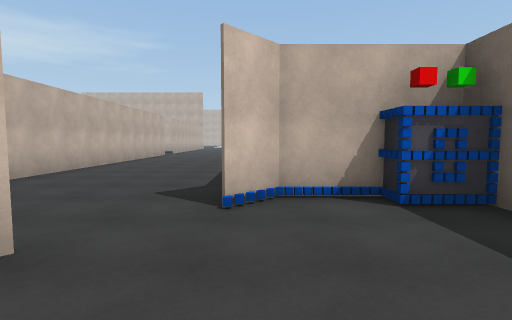
view 1 (above)

23 first-person views from a walk through a 3-D level made in the Unity game engine. The camera is 1.5 m above the floor, tilts 4° down and sees 85° across. Doors are open. The floor is counted in squares, 2 m on a side. Each view is taken from the middle of a square. On the plan, view 1 faces up. The plan holds only what a view shows up to about 10 squares ahead; the rest is blank. The place goes on beyond the plan. The player character is not drawn. Some surface patterns are stand-ins.

view 2
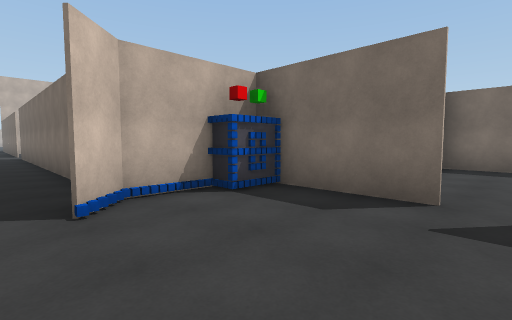

view 3
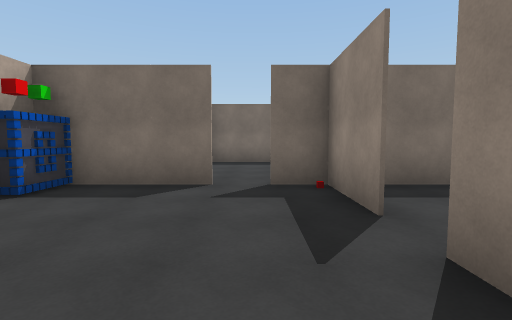

view 4
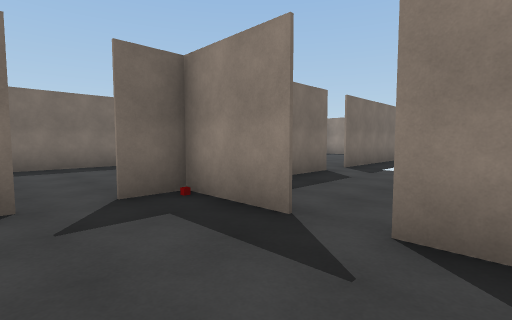

view 5
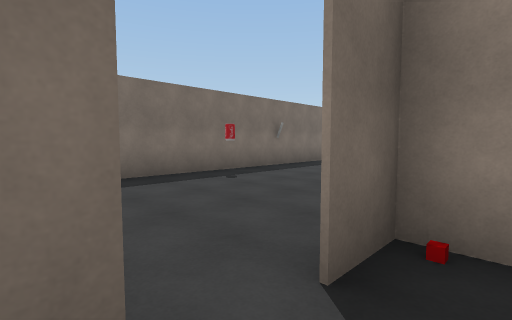

view 6
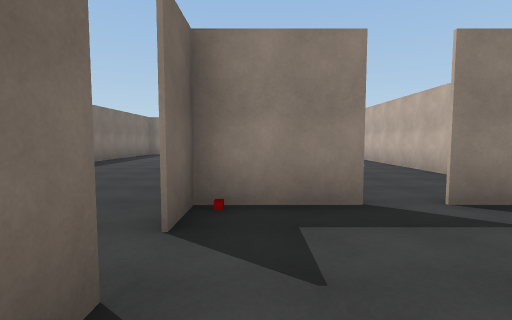

view 7
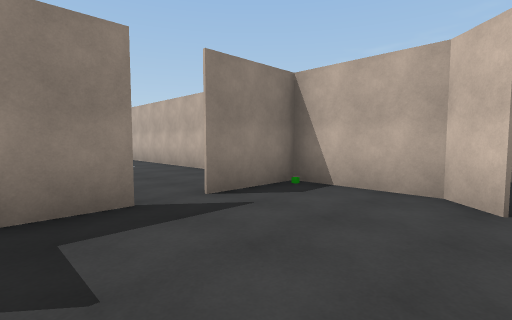

view 8
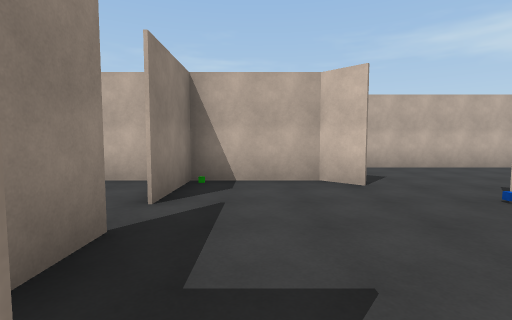

view 9
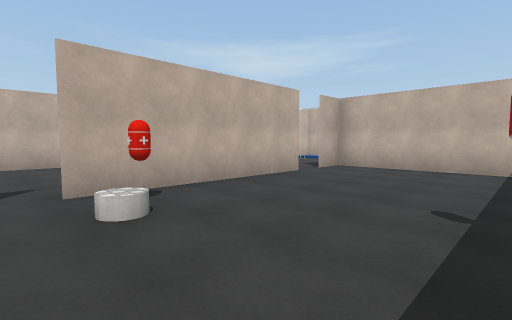

view 10
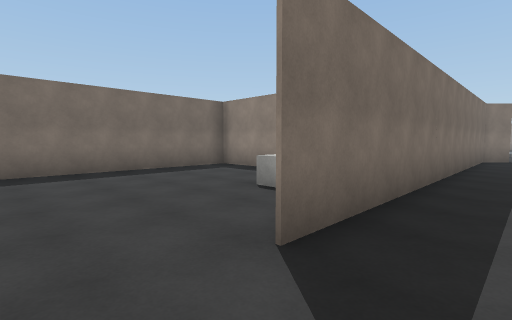

view 11
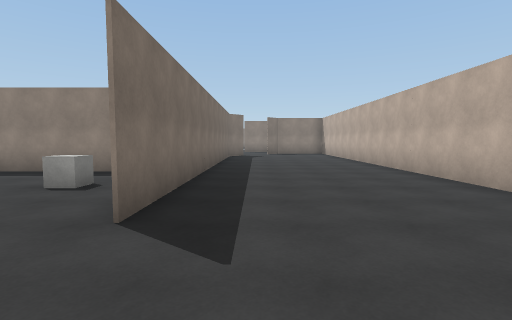

view 12
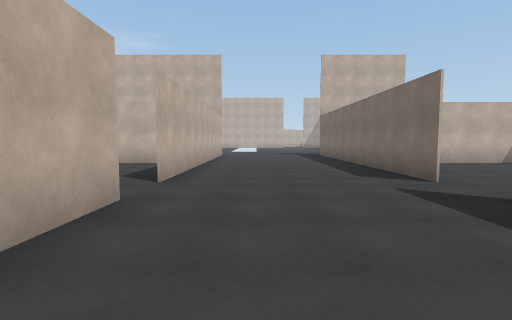

view 13
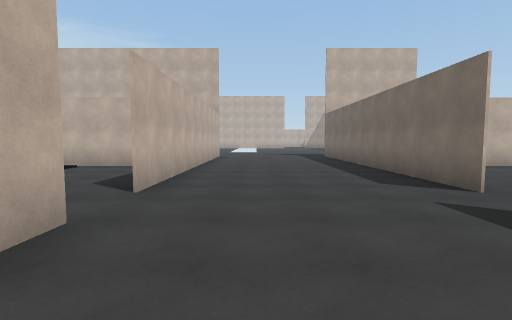

view 14
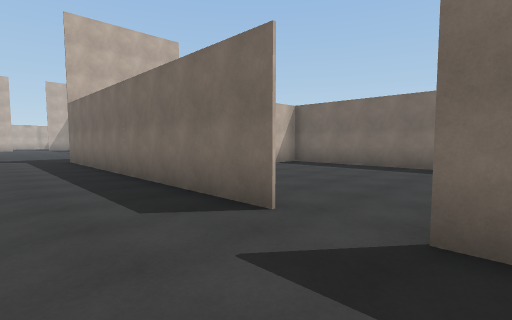

view 15
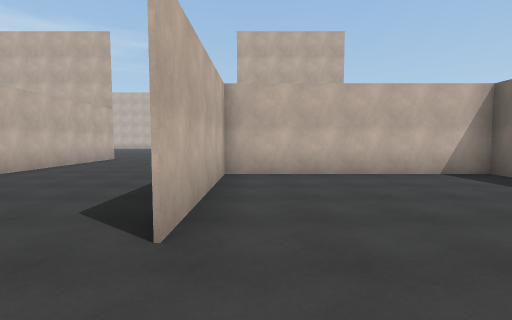

view 16
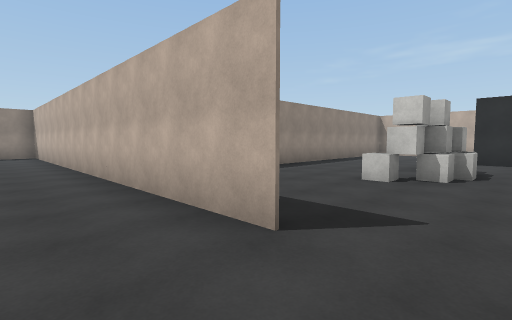

view 17
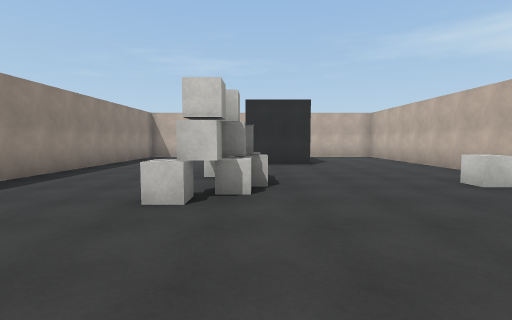

view 18
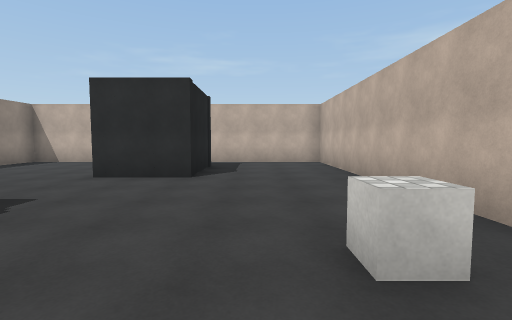

view 19
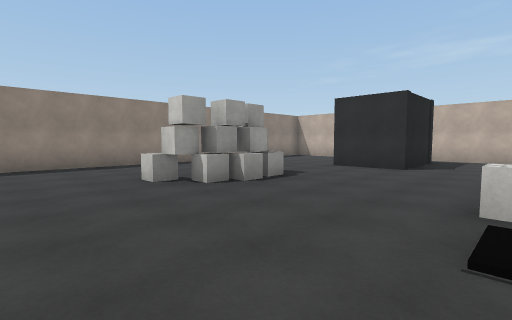

view 20
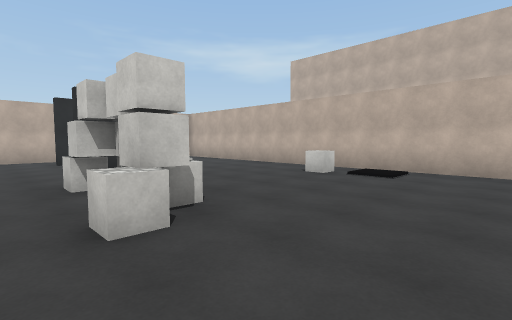

view 21
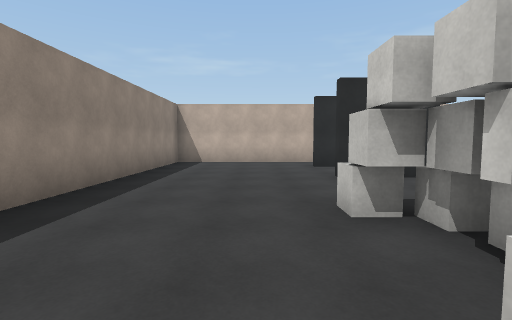

view 22
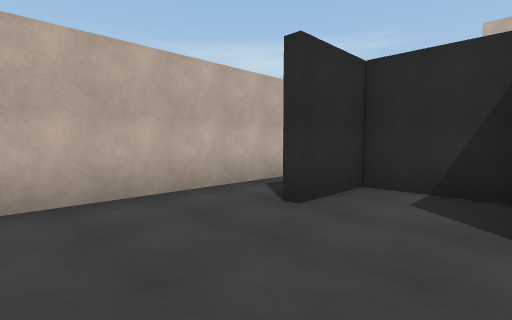

view 23
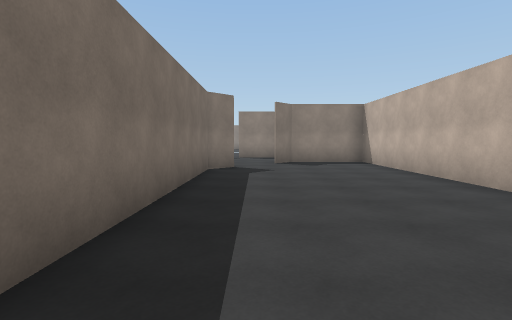

### Floor plan
Points are (right, up) in squares from view 1. A wall is a line through its corners. A room is listed if a view was taken in it or the views show most of it. See-through windows are left out.
Room 1 (views 1, 2, 3, 4, 5, 6, 7, 8)
walls: (2.7, 0.6) (2.7, 2.5); (0.6, -1.2) (2.8, -1.2); (-1.6, 1.8) (-2.2, 1.2); (1.5, 3.7) (0.3, 3.7) (-0.4, 3.1); (-2.2, 1.3) (-2.2, -0.9); (-2.2, -1.2) (-0.2, -1.2)
ways out: opening at (3, 0) to room 2; open door at (-1, 2.5) to room 3; opening at (0, -1)
objects: other object (2, 3); other object (2, 4); other object (3, 3); other object (3, 4)
Room 2 (view 9)
walls: (2.8, -0.2) (2.8, -5.2); (7.7, -6.5) (7.7, 1.7) (2.8, 1.7) (2.8, 0.8)
ways out: opening at (3, 0) to room 1; open door at (3, -6)
objects: other object (4, -5); other object (7, -3)
Room 3 (views 10, 11, 12, 13, 14, 16, 23)
walls: (-4.7, 14.6) (-4.7, 1.3) (-2.2, 1.3) (-1.6, 1.9); (0.2, 15.9) (0.2, 23.5); (-0.4, 3.1) (0.2, 3.7) (0.2, 14.5); (-4.7, 23.5) (-4.7, 16)
ways out: open door at (-1, 2.5) to room 1; open door at (0, 15.5) to room 4; opening at (-5, 15) to room 5
Room 4 (view 15)
walls: (2.4, 10.3) (6.2, 10.3) (6.2, 20.2) (0.3, 20.2) (0.3, 15.9)
ways out: open door at (0, 15.5) to room 3
objects: cube (2, 13)
Room 5 (views 17, 18, 19, 20, 21, 22)
walls: (-6.2, 20.2) (-17.7, 20.2) (-17.7, 10.3) (-6.2, 10.3)
ways out: opening at (-5, 15) to room 3
objects: cube (-16, 15); cube (-16, 16); other object (-16, 17); cube (-15, 17); cube (-14, 15); cube (-14, 16); cube (-14, 17); cube (-11, 14); cube (-11, 15); cube (-10, 15); cube (-10, 19); cube (-9, 14); cube (-9, 15)

Positions as (right, up) in squares from view 1, and headings:
1: (0, 0), facing up
2: (-1, 0), facing up-right
3: (-2, 0), facing right
4: (-1, 1), facing down-right
5: (2, 1), facing down-right
6: (2, 2), facing down
7: (2, 2), facing down-left
8: (3, 0), facing left
9: (7, -6), facing up-left
10: (-1, 16), facing down-right
11: (-1, 17), facing down
12: (-3, 11), facing up
13: (-3, 12), facing up
14: (-2, 14), facing up-right
15: (1, 14), facing up
16: (-3, 16), facing down-left
17: (-5, 15), facing left
18: (-8, 18), facing left
19: (-6, 19), facing down-left
20: (-6, 13), facing up-left
21: (-8, 13), facing left
22: (-14, 12), facing up-left
23: (-1, 11), facing down
